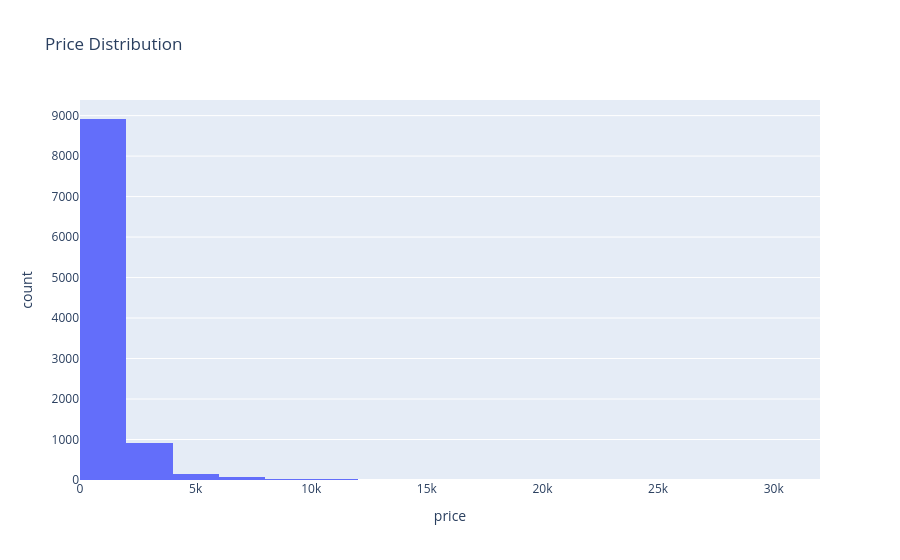

The notebook cell saved with this chart:
### Code cell
fig = px.histogram(df, x='price', nbins=30, title='Price Distribution')
fig.show()

### Figure 1 — Plotly figure (JSON) as saved in the notebook; plotly's stock layout.template omitted (floating-point values rounded to 4 significant figures; data arrays with more than 128 entries replaced by an {"elided": "..."} marker saying what was removed)
{"data": [{"bingroup": "x", "hovertemplate": "price=%{x}<br>count=%{y}<extra></extra>", "legendgroup": "", "marker": {"color": "#636efa", "pattern": {"shape": ""}}, "name": "", "nbinsx": 30, "orientation": "v", "showlegend": false, "type": "histogram", "x": {"elided": "10116 float values"}, "xaxis": "x", "yaxis": "y"}], "layout": {"barmode": "relative", "legend": {"tracegroupgap": 0}, "title": {"text": "Price Distribution"}, "xaxis": {"anchor": "y", "domain": [0, 1], "title": {"text": "price"}}, "yaxis": {"anchor": "x", "domain": [0, 1], "title": {"text": "count"}}}}
